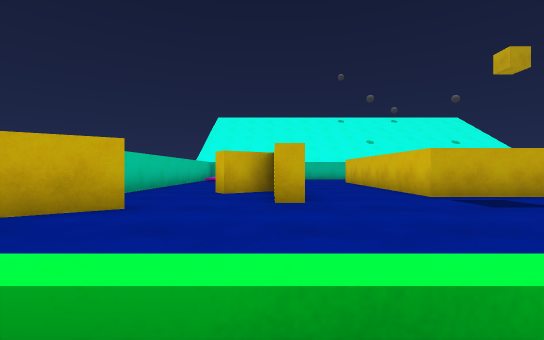
View 1 (above)

18 first-person views from a walk through a scene from a Unity 3-D project. The camera is 0.55 m above the floor, looks level and sees 90° across. The floor is counted in squares, 1 m on a side. Each view is taken from the middle of a square. On the plan, view 1 faces up. The plan holds only what a view shows up to about 9 squares ahead; the rest is blank. The place goes on beyond the plan. The player character is not drawn.

View 2
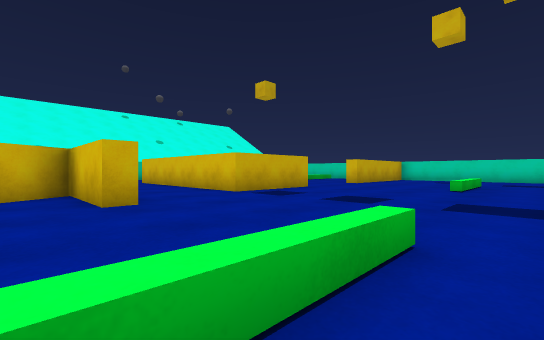

View 3
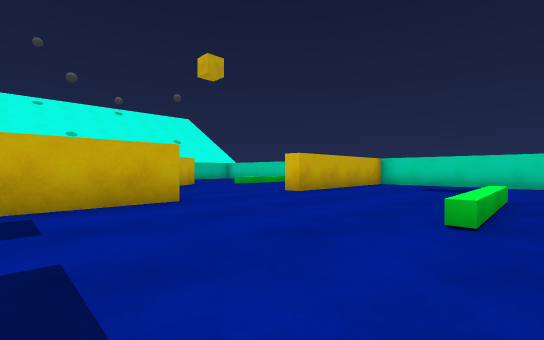

View 4
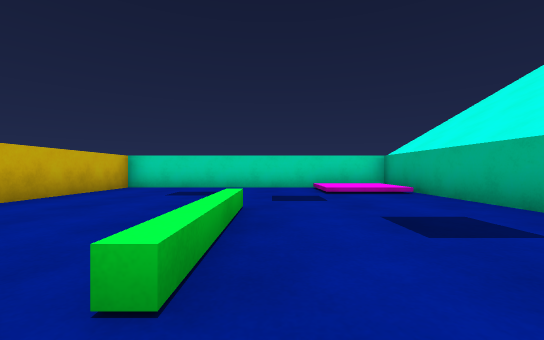

View 5
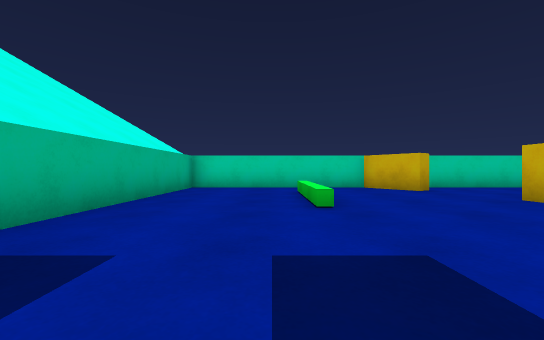

View 6
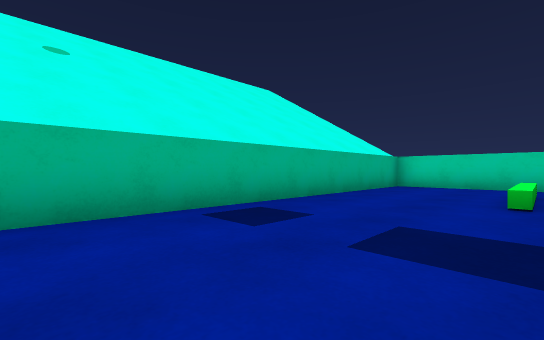

View 7
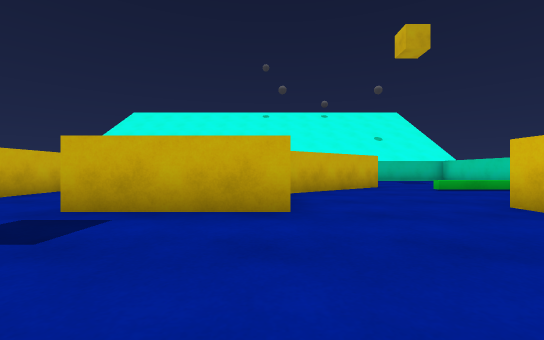

View 8
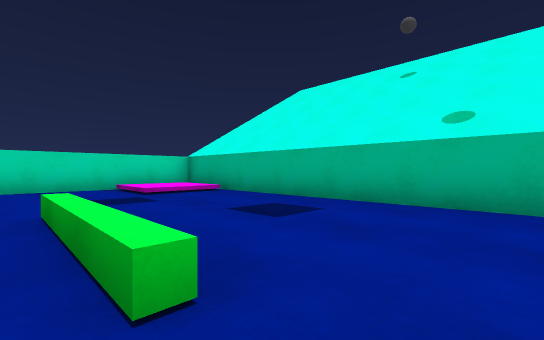

View 9
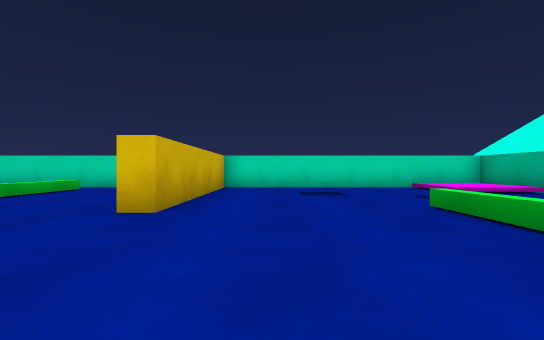

View 10
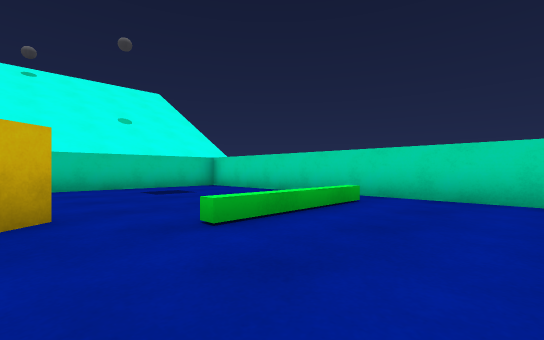

View 11
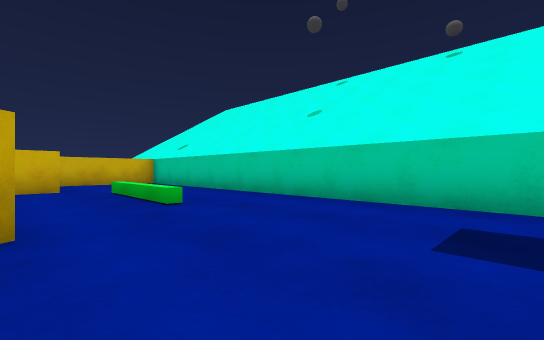

View 12
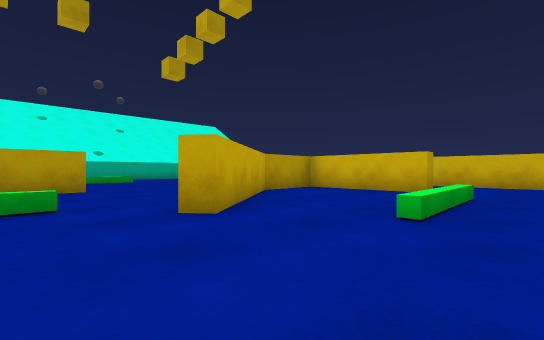

View 13
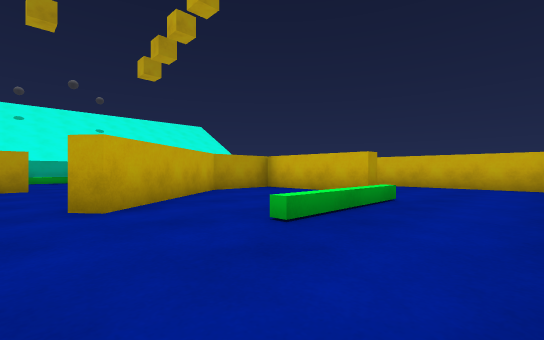

View 14
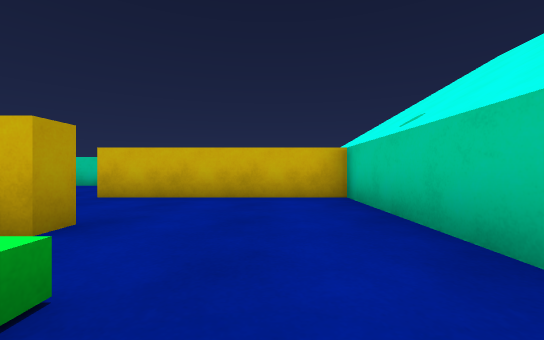

View 15
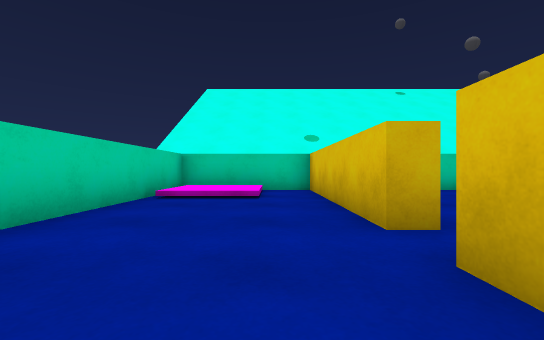

View 16
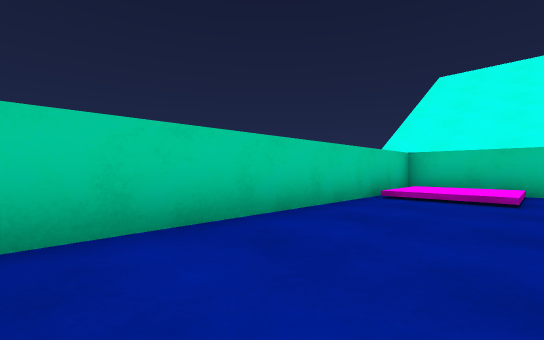

View 17
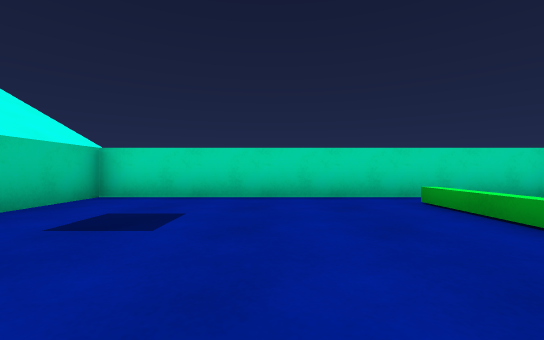

View 18
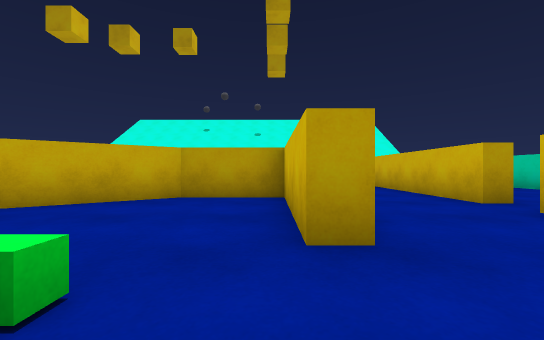

### Floor plan
Points are (right, up) in squares from view 1. A wall is a line through its corners. A room is listed if a view was taken in it or the views show most of it. See-through windows are left out.
Room 1 (views 1, 2, 3, 4, 5, 6, 7, 8, 9, 10, 15, 16)
walls: (6.2, 5.5) (3.2, 5.5) (3.2, 9); (0.6, 4.5) (0.1, 4.5) (0.1, 7.1) (-1.1, 6.3) (-1.4, 6.7); (-2.4, 4.4) (-2.1, 3.9) (-3.5, 2.9) (-3.5, -2.5) (14.5, -2.5) (14.5, 5.5) (9.5, 5.5) (9.5, 6); (0.1, 9) (0.1, 9.5) (0.5, 9.5) (0.5, 5); (0.5, 10.5) (0.1, 10.5) (0.1, 15.5) (-3.5, 15.5) (-3.5, 4.9)
low walls: (7, 1.7) (10, 1.7); (1.1, 0.6) (-1.2, 0.6); (10, 1.4) (7, 1.4)
ways out: opening at (1.5, 11.5) to room 2; opening at (9, 7.7) to room 2
Room 2 (views 11, 12, 13, 14, 17, 18)
walls: (9.1, 11.1) (9.4, 10.7) (6.4, 8.4); (3.1, 12) (3.7, 12); (9.5, 6) (11, 6); (14.5, 6.5) (14.5, 15.5) (0.5, 15.5) (0.5, 10.5)
low walls: (11.9, 9.5) (13.5, 9.5); (4.8, 13.1) (7.9, 13.1); (13.5, 9.3) (11.9, 9.3)
ways out: opening at (1.5, 11.5) to room 1; opening at (9, 7.7) to room 1; opening at (4, 13) to room 3; opening at (8, 12) to room 3
Room 3 (no view inside)
walls: (3.7, 12) (3.7, 8.6) (5.8, 8.6) (9.1, 11.1)
low walls: (7.9, 12.8) (4.9, 12.8)
ways out: opening at (4, 13) to room 2; opening at (8, 12) to room 2

Where each view was taken, in squares from view 1:
view 1: 0 up, 0 right, facing up
view 2: 0 up, 1 left, facing up-right
view 3: 1 up, 4 right, facing up-right
view 4: 1 up, 6 right, facing right
view 5: 0 up, 5 right, facing left
view 6: 1 up, 6 right, facing down-left
view 7: 2 up, 6 right, facing up
view 8: 2 up, 6 right, facing down-right
view 9: 4 up, 6 right, facing right
view 10: 7 up, 9 right, facing up-right
view 11: 11 up, 12 right, facing up-left
view 12: 14 up, 11 right, facing down-left
view 13: 15 up, 10 right, facing down-left
view 14: 14 up, 6 right, facing left
view 15: 8 up, 1 left, facing up
view 16: 8 up, 1 left, facing up-left
view 17: 12 up, 9 right, facing right
view 18: 14 up, 4 right, facing down
